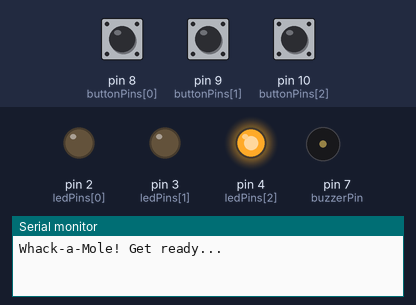
The sketch below on a simulated Arduino Uno, built with avr-gcc and run on an emulated ATmega328P. Parts: output pins drawn as LEDs (lit = HIGH), buzzer (waves = sounding), the last lines printed to the serial monitor. The inputs (shaded band) are chosen by the test bench; at power-on: pin 10 (buttonPins[2]) HIGH, pin 9 (buttonPins[1]) HIGH, pin 8 (buttonPins[0]) HIGH. Random numbers use the default seed unless the sketch sets one.

Above: at 2.2 s.
2.3 s: pin 10 (buttonPins[2]) pulled LOW for 0.15 s
At 4.2 s:
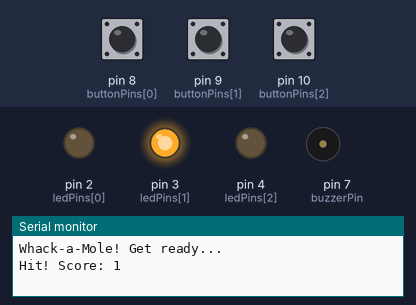
5.3 s: pin 9 (buttonPins[1]) pulled LOW for 1 s
At 5.99 s:
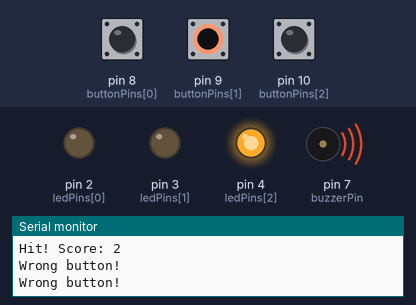
8.3 s: pin 10 (buttonPins[2]) pulled LOW for 1 s
At 8.99 s:
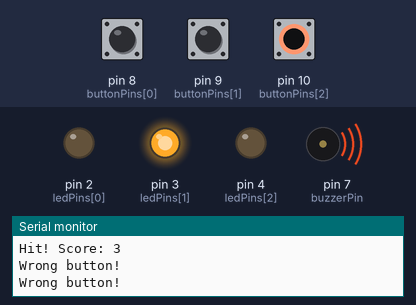
11.3 s: pin 9 (buttonPins[1]) pulled LOW for 0.15 s
At 12.3 s:
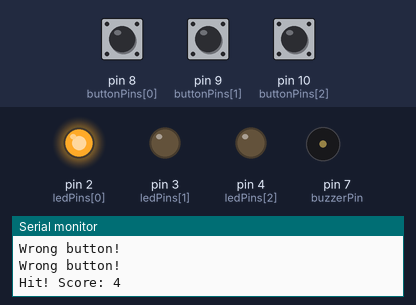
14.3 s: pin 9 (buttonPins[1]) pulled LOW for 0.15 s
At 14.37 s:
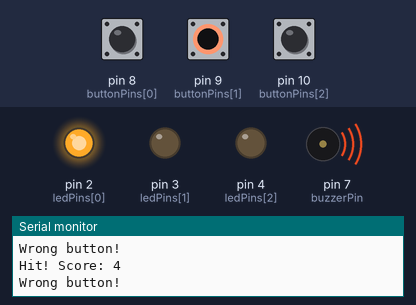
15.9 s: pin 8 (buttonPins[0]) pulled LOW for 3.2 s
Timing chart, 0 to 63.1 s (numbered marks = the images above; inputs shaded):
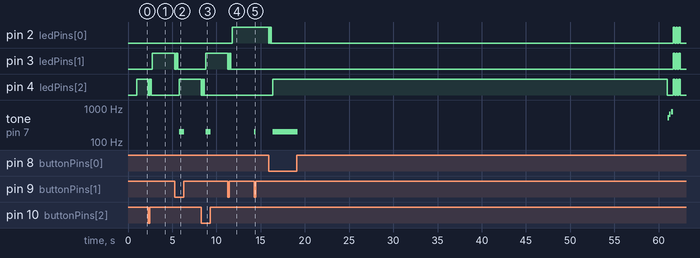

The sketch:

Danan_Whack_A_Mole.ino
```cpp
// Whack-a-Mole Game with Buzzer + 60 Second Timer
// Light stays on until correctly hit, random pattern (no repeats)

const int ledPins[3]    = {2, 3, 4};
const int buttonPins[3] = {8, 9, 10};
const int buzzerPin     = 7;

int score = 0;
int activeMole = -1;
int lastMole = -1;

unsigned long gameStartTime = 0;
const unsigned long gameDuration = 60000; // 60 seconds
bool gameOver = false;

void setup() {
  Serial.begin(9600);

  for (int i = 0; i < 3; i++) {
    pinMode(ledPins[i], OUTPUT);
    digitalWrite(ledPins[i], LOW);
    pinMode(buttonPins[i], INPUT_PULLUP);
  }
  pinMode(buzzerPin, OUTPUT);

  randomSeed(analogRead(A0));
  Serial.println("Whack-a-Mole! Get ready...");
  delay(1000);

  startGame();
}

void loop() {
  if (gameOver) {
    checkForRestart();
    return;
  }

  // Check if 60 seconds are up
  if (millis() - gameStartTime > gameDuration) {
    endGame();
    return;
  }

  // Check buttons - LED only turns off when the CORRECT button is pressed
  for (int i = 0; i < 3; i++) {
    if (digitalRead(buttonPins[i]) == LOW) {
      if (i == activeMole) {
        score++;
        Serial.print("Hit! Score: ");
        Serial.println(score);
        hitEffect(i);
        delay(150); // debounce
        spawnMole(); // new random LED
      } else {
        Serial.println("Wrong button!");
        wrongButtonEffect(); // buzzer sounds, but LED stays lit
        delay(150); // debounce
      }
      return;
    }
  }
}

void startGame() {
  score = 0;
  gameOver = false;
  lastMole = -1;
  gameStartTime = millis();
  spawnMole();
}

void spawnMole() {
  for (int i = 0; i < 3; i++) {
    digitalWrite(ledPins[i], LOW);
  }

  // Pick a random LED that's different from the last one
  int newMole;
  do {
    newMole = random(0, 3);
  } while (newMole == lastMole);

  activeMole = newMole;
  lastMole = newMole;
  digitalWrite(ledPins[activeMole], HIGH);
}

void hitEffect(int pin) {
  for (int i = 0; i < 2; i++) {
    digitalWrite(ledPins[pin], LOW);
    delay(80);
    digitalWrite(ledPins[pin], HIGH);
    delay(80);
  }
  digitalWrite(ledPins[pin], LOW); // make sure it's off before next mole
}

void wrongButtonEffect() {
  // Short buzzer tone for pressing the wrong button - LED stays on
  tone(buzzerPin, 200, 150);
}

void endGame() {
  gameOver = true;

  for (int i = 0; i < 3; i++) digitalWrite(ledPins[i], LOW);

  Serial.println("=====================");
  Serial.println("Time's up!");
  Serial.print("Final Score: ");
  Serial.println(score);
  Serial.println("Press any button to play again");
  Serial.println("=====================");

  tone(buzzerPin, 523, 150); delay(180);
  tone(buzzerPin, 659, 150); delay(180);
  tone(buzzerPin, 784, 250); delay(280);
  noTone(buzzerPin);

  for (int i = 0; i < 3; i++) {
    for (int j = 0; j < 3; j++) digitalWrite(ledPins[j], HIGH);
    delay(150);
    for (int j = 0; j < 3; j++) digitalWrite(ledPins[j], LOW);
    delay(150);
  }
}

void checkForRestart() {
  for (int i = 0; i < 3; i++) {
    if (digitalRead(buttonPins[i]) == LOW) {
      delay(200);
      Serial.println("Restarting game...");
      startGame();
      return;
    }
  }
}
```

Measured:
- after the input at 2.3 s, pin 3 (ledPins[1]): LOW → HIGH after 0.47 s; pin 4 (ledPins[2]): alternates HIGH for 0.08 s and LOW for 0.08 s, 5 changes in all, then stays LOW, starting at once
- after the input at 5.3 s, pin 3 (ledPins[1]): alternates HIGH for 0.08 s and LOW for 0.08 s, 5 changes in all, then stays LOW, starting at once; pin 4 (ledPins[2]): LOW → HIGH after 0.47 s; tone on pin 7 (buzzerPin): silent → 200 Hz after 0.47 s, → silent 0.60 s later
- after the input at 8.3 s, pin 3 (ledPins[1]): LOW → HIGH after 0.47 s; pin 4 (ledPins[2]): alternates HIGH for 0.08 s and LOW for 0.08 s, 5 changes in all, then stays LOW, starting at once; tone on pin 7 (buzzerPin): silent → 200 Hz after 0.47 s, → silent 0.60 s later
- after the input at 11.3 s, pin 2 (ledPins[0]): LOW → HIGH after 0.47 s; pin 3 (ledPins[1]): alternates HIGH for 0.08 s and LOW for 0.08 s, 5 changes in all, then stays LOW, starting at once
- after the input at 14.3 s, tone on pin 7 (buzzerPin): silent → 200 Hz at once, → silent 0.15 s later
